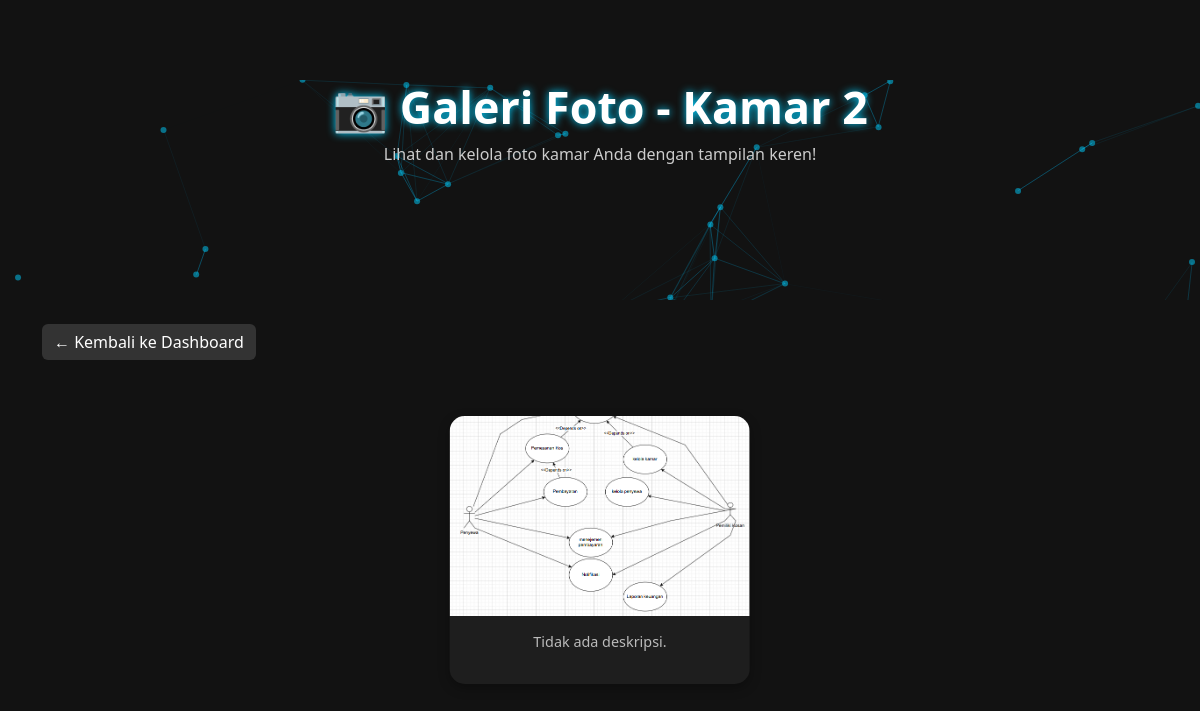
Page /commponent/detail_foto2.php?id_kamar=92 on the committed database.
### tables this page shows
CREATE TABLE `rooms` (
  `id` int(11) NOT NULL AUTO_INCREMENT,
  `number` varchar(50) NOT NULL,
  `price` decimal(10,2) NOT NULL,
  `status` enum('Kosong','Ditempati') NOT NULL,
  `facilities` text NOT NULL,
  `tenant_name` varchar(255) DEFAULT NULL,
  `tenant_phone` varchar(20) DEFAULT NULL,
  `tenant_email` varchar(255) NOT NULL,
  `tenant_date` date DEFAULT NULL,
  `last_payment_date` date DEFAULT NULL,
  `reminder_sent` tinyint(1) NOT NULL DEFAULT 0,
  `payment_status` enum('belum bayar','sudah bayar') NOT NULL,
  `days_left` int(11) NOT NULL,
  `user_id` int(10) unsigned NOT NULL,
  `photo` varchar(255) DEFAULT NULL,
  PRIMARY KEY (`id`),
  KEY `user_id` (`user_id`)
);

CREATE TABLE `foto_kamar` (
  `id` int(11) NOT NULL AUTO_INCREMENT,
  `id_kamar` int(11) NOT NULL,
  `nama_file` varchar(255) NOT NULL,
  `deskripsi` text DEFAULT NULL,
  PRIMARY KEY (`id`),
  KEY `id_kamar` (`id_kamar`),
  CONSTRAINT `foto_kamar_ibfk_1` FOREIGN KEY (`id_kamar`) REFERENCES `rooms` (`id`) ON DELETE CASCADE
);

### commponent/detail_foto2.php (the view, shortened to what this page needs)
<?php
$host = 'localhost';
$dbname = 'users';
$username = 'root';
$password = '';
try {
    $pdo = new PDO("mysql:host=$host;dbname=$dbname", $username, $password);
    $pdo->setAttribute(PDO::ATTR_ERRMODE, PDO::ERRMODE_EXCEPTION);
} catch (PDOException $e) {
    die("Gagal terhubung ke database: " . $e->getMessage());
}
$id_kamar = isset($_GET['id_kamar']) ? (int)$_GET['id_kamar'] : 0;
$stmtKamar = $pdo->prepare("SELECT * FROM rooms WHERE id = ?");
$stmtKamar->execute([$id_kamar]);
$kamar = $stmtKamar->fetch(PDO::FETCH_ASSOC);
$stmtFoto = $pdo->prepare("SELECT * FROM foto_kamar WHERE id_kamar = ?");
$stmtFoto->execute([$id_kamar]);
$fotos = $stmtFoto->fetchAll(PDO::FETCH_ASSOC);
?>
<!DOCTYPE html>
<html lang="id">
<head>
    <link href="https://cdn.jsdelivr.net/npm/bootstrap@5.3.3/dist/css/bootstrap.min.css" rel="stylesheet">
    <link rel="stylesheet" href="https://cdn.jsdelivr.net/npm/swiper@11/swiper-bundle.min.css"/>
</head>
<body>
    <div class="hero-section">
        <div id="particles-js"></div>
        <div class="hero-content">
            <h2>📷 Galeri Foto - Kamar <?= htmlspecialchars($kamar['number']) ?></h2>
            <p>Lihat dan kelola foto kamar Anda dengan tampilan keren!</p>
        </div>
    </div>
    <div class="container py-4">
        <a href="pesan.php" class="btn btn-secondary mb-3">← Kembali ke Dashboard</a>
        <?php if (count($fotos) > 0): ?>
            <div class="swiper mySwiper">
                <div class="swiper-wrapper">
                    <?php foreach ($fotos as $foto): ?>
                        <div class="swiper-slide">
                            <div class="foto-card">
                                <img src="uploads/<?= htmlspecialchars($foto['nama_file']) ?>" alt="Foto Kamar">
                                <div class="card-body">
                                    <p><?= htmlspecialchars($foto['deskripsi'] ?? 'Tidak ada deskripsi.') ?></p>
                                </div>
                            </div>
                        </div>
                    <?php endforeach; ?>
                </div>
            </div>
        <?php else: ?>
            <p class="text-center">Tidak ada foto untuk kamar ini.</p>
        <?php endif; ?>
    </div>
</body>
</html>

### commponent/detail_foto2.php (style rules this page uses)
body { background-color: #121212; font-family: 'Segoe UI', sans-serif; color: #f0f0f0; margin: 0; padding: 0; }
.hero-section { position: relative; height: 300px; overflow: hidden; color: white; text-align: center; padding-top: 80px; }
#particles-js { position: absolute; width: 100%; height: 100%; z-index: 1; }
.hero-content { position: relative; z-index: 2; }
.hero-content h2 { font-size: 2.8rem; font-weight: 600; text-shadow: 0 0 8px #00d0ff; }
.hero-content p { font-size: 1rem; color: #ccc; }
.btn-secondary { background-color: #333; border: none; }
.swiper { padding: 40px 0; }
.swiper-slide { display: flex; justify-content: center; }
.foto-card { width: 300px; background: #1e1e1e; box-shadow: 0 4px 12px rgba(0,0,0,0.3); border-radius: 15px; overflow: hidden; transition: transform 0.3s ease; }
.foto-card img { width: 100%; height: 200px; object-fit: cover; }
.foto-card .card-body { padding: 15px; text-align: center; }
.foto-card .card-body p { font-size: 0.9rem; color: #bbb; }

### rows in the picture
rooms: number "2"
foto_kamar: nama_file (picture), deskripsi "Tidak ada deskripsi."
